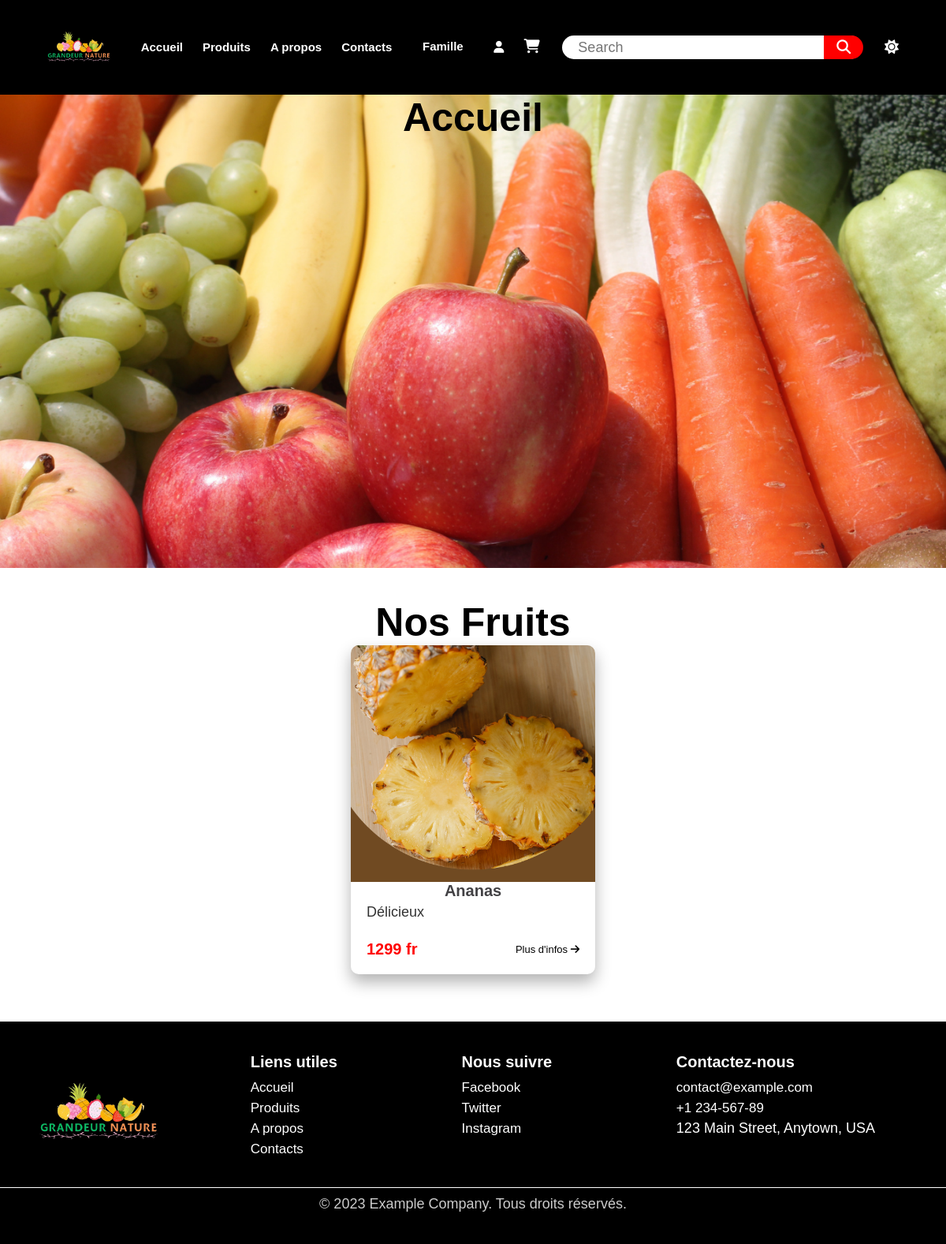
Page /produits?categorie=Fruits on the earlier database version.
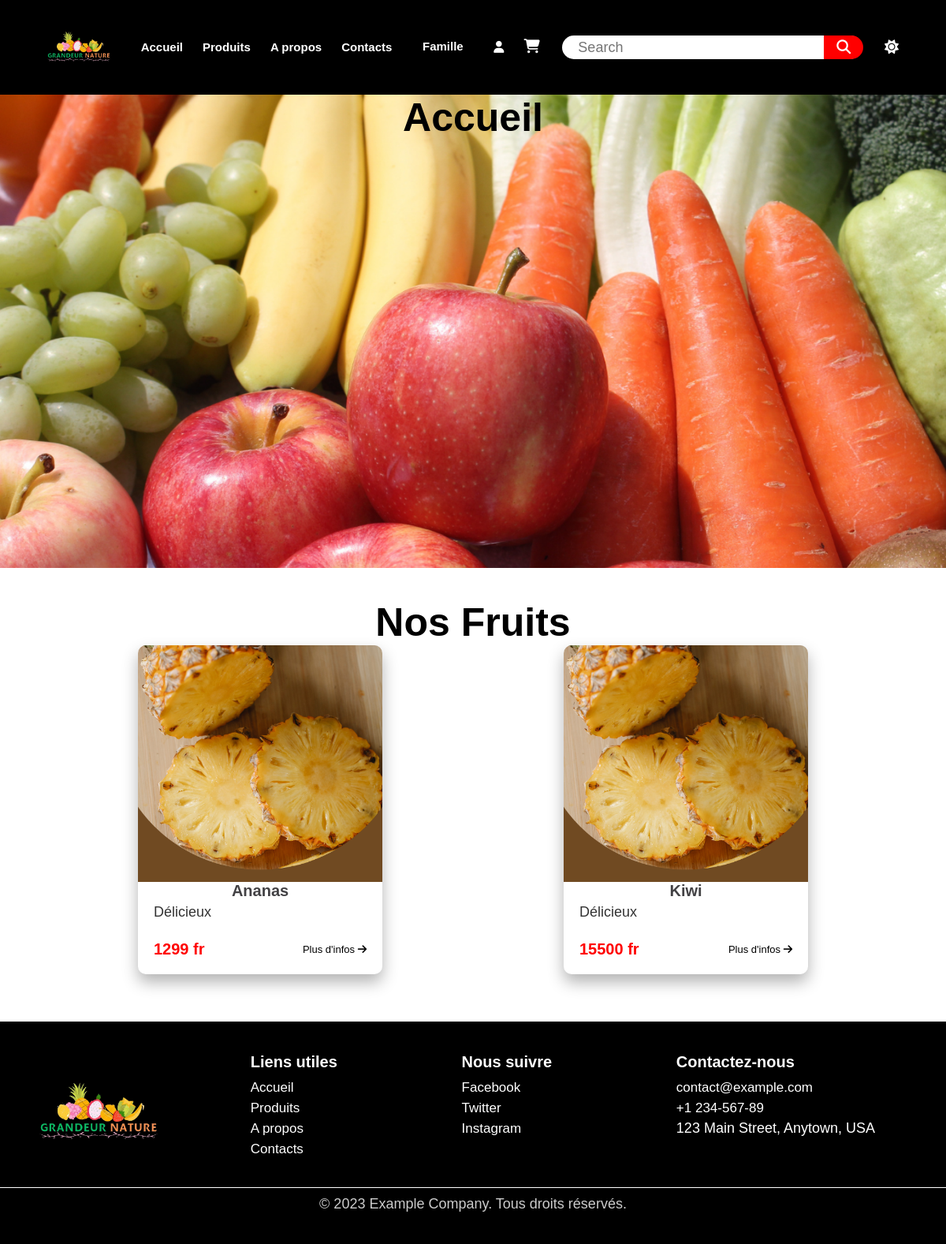
Same page on the later database version.
### app/models.py (models this page shows)
class Produit(db.Model,UserMixin):
    id=db.Column(db.Integer, primary_key=True, autoincrement=True)
    image=db.Column(db.String(50),unique=False,nullable=False)
    nom= db.Column(db.String(50),unique=False,nullable=False)
    description= db.Column(db.String,unique=False,nullable=False)
    prix=db.Column(db.Integer,unique=False,nullable=False)
    created_at=db.Column(db.Date,default=datetime.datetime.today())
    user_id=db.Column(db.Integer, db.ForeignKey('utilisateur.id'))
    categorie=db.Column(db.Integer, db.ForeignKey('categorie.id'))

### app/routes.py (the view)
@app.route("/produits")
def produits():
    categorie_nom = request.args.get('categorie', None)
    categories = Categorie.query.order_by(Categorie.id).all()
    if categorie_nom:
        produit = Produit.query.join(Categorie).filter(Categorie.nom == categorie_nom).all()
    else:
        produit = Produit.query.join(Categorie).all()
    return render_template("produits.html",produits=produit,categories=categories,categorie_nom=categorie_nom)

### app/templates/produits.html (shortened to what this page needs)
{%extends "base.html"%}
{%block content%}
<main>
<div class="banniere">
    <h1>Accueil</h1>
</div>
<section class="section_produits">
    {%if categorie_nom%}
        <h1>Nos {{categorie_nom}}</h1>
        <div class="produits">
            {%for produit in produits%}
                <div class="carte">
                    <div class="img"><img src="{{url_for('static',filename='Images/'+produit.image)}}" alt=""></div>
                    <div class="titre">{{produit.nom}}</div>
                    <div class="desc">{{produit.description}}</div>
                    <div class="box">
                        <div class="prix">{{produit.prix}} fr</div>
                        <div class="info"><a href="/produit/{{produit.id}}">Plus d'infos <i class="fa-solid fa-arrow-right"></i></a></div>
                    </div>
                </div>
            {%endfor%}
        </div>
    {%endif%}
</section>
</main>
{%endblock%}

Differences in the rows shown:
added Produit: image (picture), nom "Kiwi", description "Délicieux", prix "15500"
